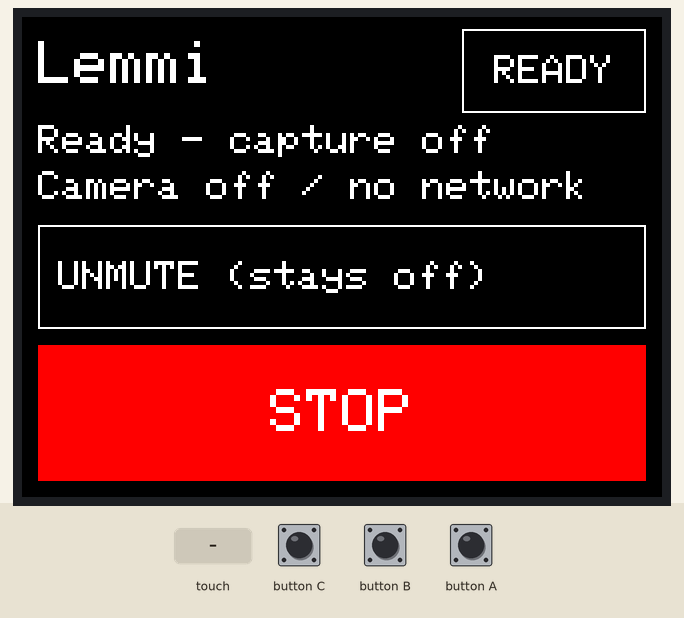
This sketch was run on a simulated ESP32. Shown: 320×240 colour display. Inputs (shaded band) come from the test bench. What the sketch prints to the serial monitor is not drawn.

Above: at 1.4 s.
1.5 s: touch panel pressed at 13 % / 50 % of its raw x / y range
At 2.5 s:
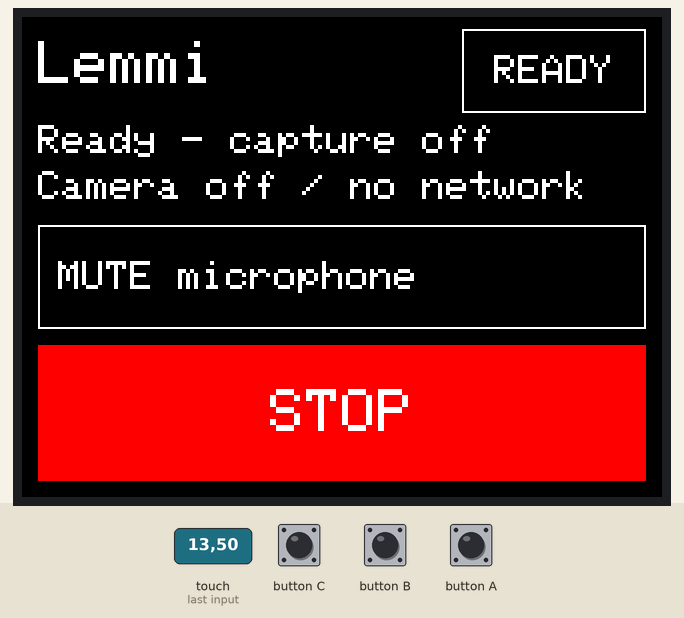
3.1 s: touch panel pressed at 13 % / 70 % of its raw x / y range
At 3.8 s:
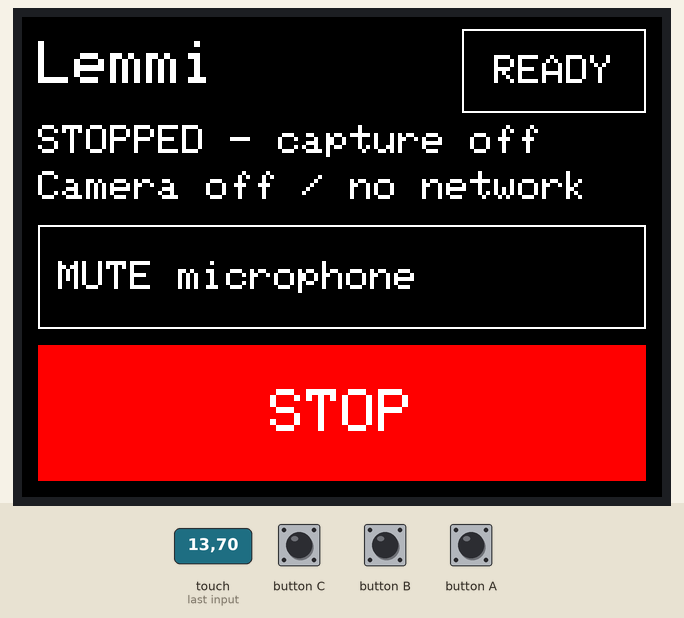
4.7 s: touch panel pressed at 38 % / 50 % of its raw x / y range
At 6.0 s:
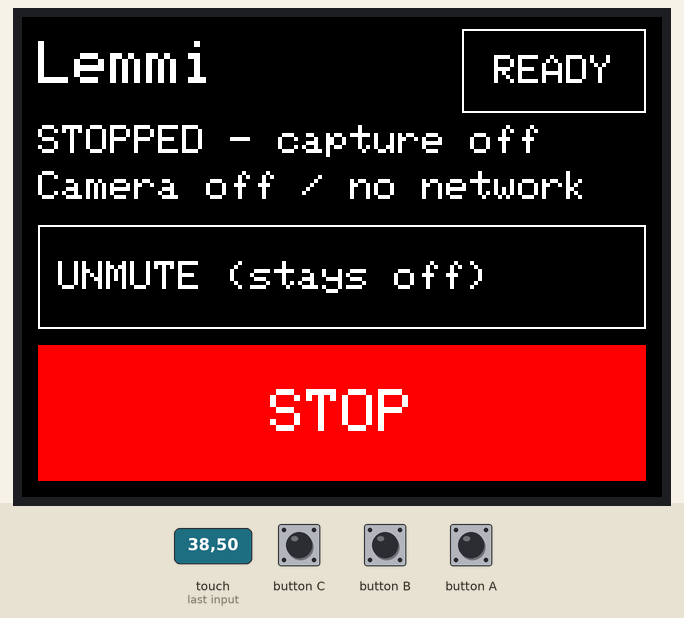
6.3 s: touch panel pressed at 87 % / 10 % of its raw x / y range
At 7.4 s:
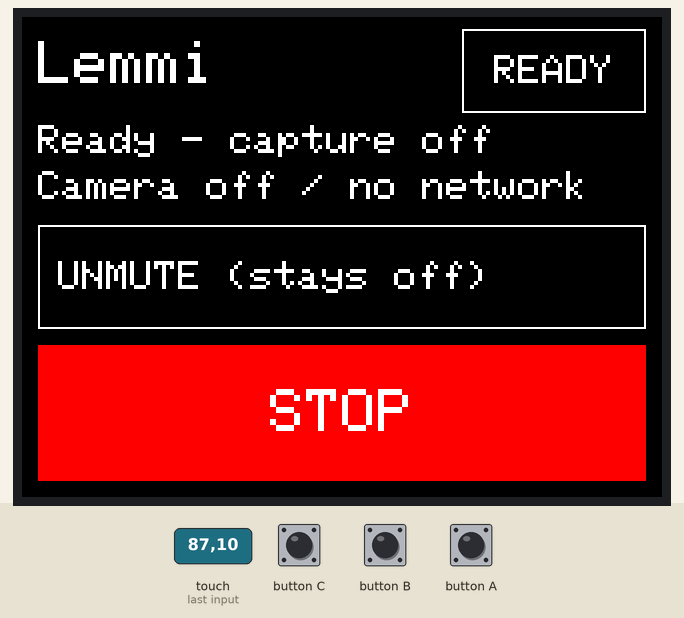
7.9 s: touch panel pressed at 62 % / 50 % of its raw x / y range
At 8.5 s:
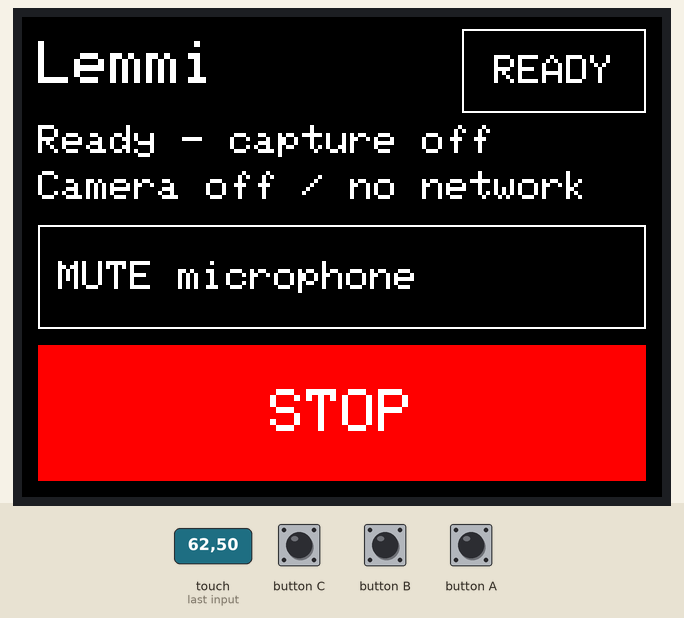
9.5 s: touch panel pressed at 87 % / 50 % of its raw x / y range
At 11.0 s:
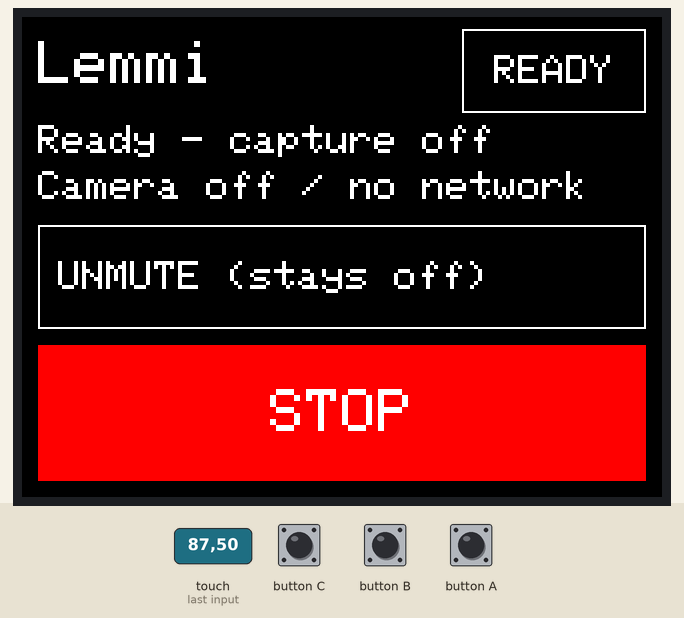
Timing chart, 0 to 12.1 s (numbered marks = the images above; inputs shaded):
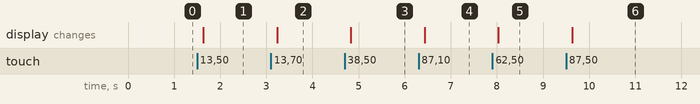

The sketch:

lemmi_foundation.ino
```cpp
#include <M5Unified.h>

// Standalone display/touch test only. No camera, network, motion or capture path.
// Stop/mute tests with actual audio queues and transport remain a later milestone.
namespace {
bool stopped = false;
bool micMuted = true;
int screenWidth = 0;
int screenHeight = 0;

bool inside(int x, int y, int left, int top, int width, int height) {
  return x >= left && x < left + width && y >= top && y < top + height;
}

void silenceLocalAudio() {
  M5.Mic.end();
  M5.Speaker.stop();
  M5.Speaker.end();
}

void drawScreen() {
  auto& display = M5.Display;
  display.fillScreen(TFT_BLACK);
  display.setTextColor(TFT_WHITE, TFT_BLACK);
  display.setTextSize(3);
  display.setCursor(8, 12);
  display.print("Lemmi");
  display.drawRect(screenWidth - 100, 6, 92, 42, TFT_WHITE);
  display.setTextSize(2);
  display.setCursor(screenWidth - 84, 19);
  display.print("READY");

  display.setCursor(8, 54);
  display.print(stopped ? "STOPPED - capture off" : "Ready - capture off");
  display.setCursor(8, 77);
  display.print("Camera off / no network");

  const int stopTop = screenHeight - 76;
  const int muteTop = stopTop - 60;
  display.drawRect(8, muteTop, screenWidth - 16, 52, TFT_WHITE);
  display.setCursor(18, muteTop + 18);
  display.print(micMuted ? "UNMUTE (stays off)" : "MUTE microphone");

  display.fillRect(8, stopTop, screenWidth - 16, 68, TFT_RED);
  display.setTextColor(TFT_WHITE, TFT_RED);
  display.setTextSize(3);
  display.setCursor(screenWidth / 2 - 36, stopTop + 22);
  display.print("STOP");
}

void stopLocally() {
  // Invalidate the local interaction before any drawing or future networking.
  stopped = true;
  silenceLocalAudio();
  drawScreen();
  Serial.println("event=local_stop capture=off camera=off");
}
} // namespace

void setup() {
  auto config = M5.config();
  config.serial_baudrate = 115200;
  config.internal_mic = false;
  config.internal_spk = false;
  config.internal_imu = false;
  config.internal_rtc = false;
  M5.begin(config);
  silenceLocalAudio();
  screenWidth = M5.Display.width();
  screenHeight = M5.Display.height();
  drawScreen();
  Serial.printf("firmware=lemmi-foundation/0.1 display=%dx%d capture=off camera=off\n",
                screenWidth, screenHeight);
}

void loop() {
  M5.update();
  const int stopTop = screenHeight - 76;
  const int muteTop = stopTop - 60;
  for (int index = 0; index < M5.Touch.getCount(); ++index) {
    const auto touch = M5.Touch.getDetail(index);
    if (!touch.isPressed()) continue;
    // Stop is checked before all other actions and does not require release.
    if (inside(touch.x, touch.y, 8, stopTop, screenWidth - 16, 68)) {
      if (!stopped) stopLocally();
      break;
    }
    if (!touch.wasPressed()) continue;
    if (inside(touch.x, touch.y, 8, muteTop, screenWidth - 16, 52)) {
      micMuted = !micMuted;
      // Unmute changes the setting only; it never initializes capture.
      silenceLocalAudio();
      drawScreen();
      Serial.println(micMuted ? "event=mic_muted capture=off" : "event=mic_unmuted capture=off");
      break;
    }
    if (inside(touch.x, touch.y, screenWidth - 100, 6, 92, 42)) {
      stopped = false;
      silenceLocalAudio();
      drawScreen();
      Serial.println("event=ready capture=off");
      break;
    }
  }
  delay(2);
}
```

Measured:
- after the input at 1.5 s, the display: changes after 0.13 s (image 1)
- after the input at 3.1 s, the display: changes after 0.13 s (image 2)
- after the input at 4.7 s, the display: changes after 0.13 s (image 3)
- after the input at 6.3 s, the display: changes after 0.13 s (image 4)
- after the input at 7.9 s, the display: changes after 0.13 s (image 5)
- after the input at 9.5 s, the display: changes after 0.13 s (image 6)
